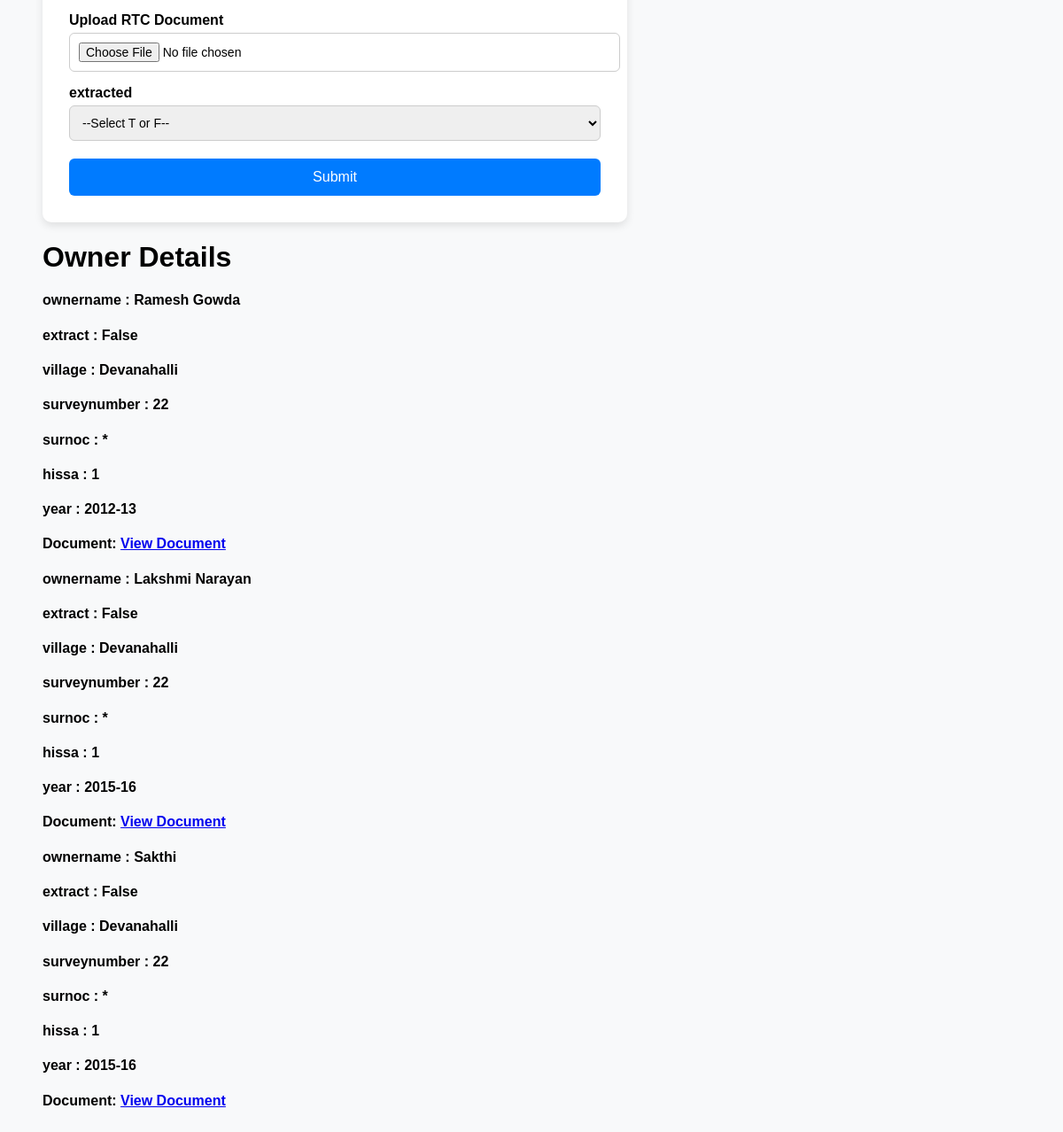
Before: / (lower part) with the older database file.
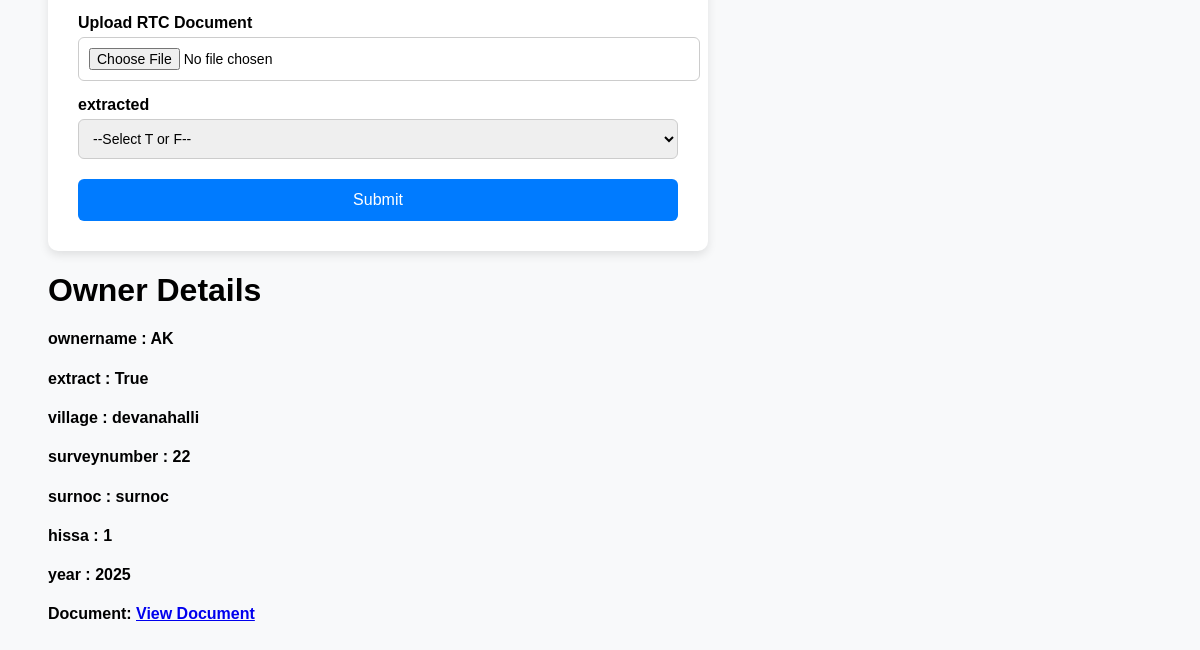
After: the same page with the newer database file.
### RTC/models.py (models this page shows)
class RTCRecord(models.Model):
    survey_number = models.IntegerField(default="")
    surnoc = models.CharField(max_length=10, blank=True, null=True)
    hissa = models.IntegerField(default="")
    village = models.CharField(max_length=100)
    hobli = models.CharField(max_length=100)
    taluk = models.CharField(max_length=100)
    district = models.CharField(max_length=100)
    year = models.CharField(max_length=10)
    owner_name = models.TextField(default="")
    document = models.FileField(upload_to='rtcs/')
    extracted = models.BooleanField(default=False)

### RTC/views.py (the view)
# urls.py: path('',views.Home,name="Home"),
def Home(request):
    mydata=RTCRecord.objects.all()
    if (mydata!=''):
        return render(request,'list.html',{'datas':mydata})
    else:
        return render(request,'list.html')

### templates/list.html (shortened to what this page needs)
{% load static %}
<!DOCTYPE html>
<html>
<head>
    <link rel="stylesheet" href="../static/css/list.css">
</head>
<body>
    <div class="form">
        {% block content %}
        <form action="addData" method="POST" autocomplete="off">
            <label for="document">Upload RTC Document</label>
            <input type="file" name="document" required>
            <label for="extracted">extracted</label>
            <select id="extracted" name="extracted" required>
                <option value="">--Select T or F--</option>
            </select>
            <button type="submit">Submit</button>
        </form>
        {% endblock %}
    </div>
    <div class="ownerdetails">
        {% if datas %}
        <h1>Owner Details</h1>
        {% for data in datas %}
            <h4>ownername  : {{data.owner_name}}</h4>
            <h4>extract : {{data.extracted}}</h4>
    </div>
    <div class="details">
        <h4>village : {{data.village}}</h4>
        <h4>surveynumber : {{data.survey_number}}</h4>
        <h4>surnoc : {{data.surnoc}}</h4>
        <h4>hissa : {{data.hissa}}</h4>
        <h4>year : {{data.year}}</h4>
        <h4>Document: <a href="{{ data.document.url }}">View Document</a></h4>
        {% endfor %}
        {% endif %}
    </div>
</body>
</html>

### static/css/list.css (style rules this page uses)
body { font-family: Arial, sans-serif; background: #f8f9fa; padding: 40px; }
form { background: #fff; padding: 30px; border-radius: 10px; max-width: 600px; box-shadow: 0 4px 10px rgba(0, 0, 0, 0.1); }
label { display: block; margin-top: 15px; font-weight: bold; }
input, select { width: 100%; padding: 10px; margin-top: 5px; font-size: 14px; border: 1px solid #ccc; border-radius: 6px; }
button { margin-top: 20px; padding: 12px; width: 100%; background-color: #007bff; color: #fff; border: none; font-size: 16px; border-radius: 6px; cursor: pointer; }

Changed rows visible on the page:
removed RTCRecord: owner_name "Ramesh Gowda", extracted "False", village "Devanahalli", survey_number "22", surnoc "*", hissa "1", year "2012-13"
removed RTCRecord: owner_name "Lakshmi Narayan", extracted "False", village "Devanahalli", survey_number "22", surnoc "*", hissa "1", year "2015-16"
removed RTCRecord: owner_name "Sakthi", extracted "False", village "Devanahalli", survey_number "22", surnoc "*", hissa "1", year "2015-16"
added RTCRecord: owner_name "AK", extracted "True", village "devanahalli", survey_number "22", surnoc "surnoc", hissa "1", year "2025"
